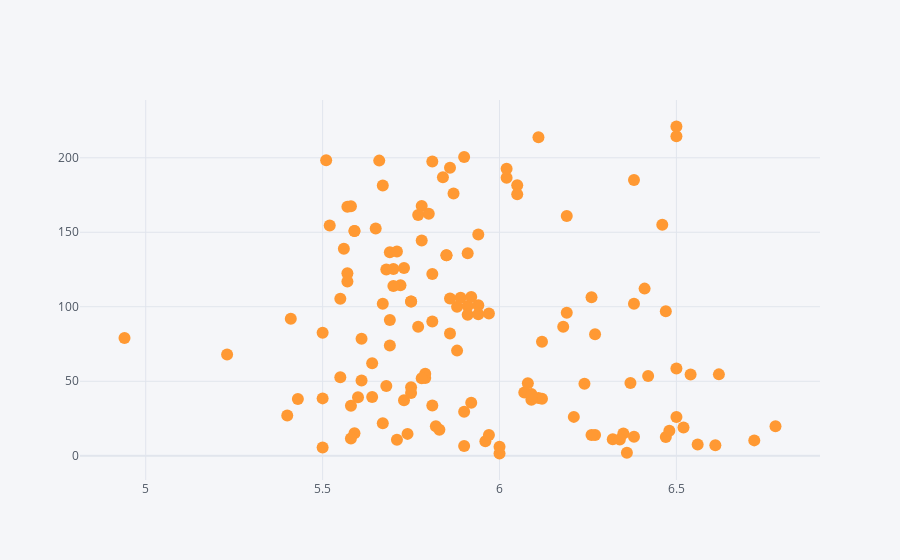

The cell this chart's notebook holds for it:
### Markdown cell above
In questo caso vediamo che Berisha, Falcone e Montipò si sono rivelate delle ottime soluzioni in porta

### Code cell
# Migliori difensori per ROI-Fantamedia
%matplotlib inline
roi_serie_a[roi_serie_a['R']== 'D'].iplot(kind='scatter', x='Mf', y='ROI', mode='markers', text='Nome')

### Figure 1 — Plotly figure (JSON) as saved in the notebook; plotly's stock layout.template omitted (floating-point values rounded to 4 significant figures; data arrays with more than 128 entries replaced by an {"elided": "..."} marker saying what was removed)
{"data": [{"line": {"color": "rgba(255, 153, 51, 1.0)", "dash": "solid", "shape": "linear", "width": 1.3}, "marker": {"size": 12, "symbol": "circle"}, "mode": "markers", "name": "ROI", "text": {"elided": "136 str values"}, "type": "scatter", "x": {"elided": "136 float values"}, "y": {"elided": "136 float values"}}], "layout": {"legend": {"bgcolor": "#F5F6F9", "font": {"color": "#4D5663"}}, "paper_bgcolor": "#F5F6F9", "plot_bgcolor": "#F5F6F9", "title": {"font": {"color": "#4D5663"}}, "xaxis": {"gridcolor": "#E1E5ED", "showgrid": true, "tickfont": {"color": "#4D5663"}, "title": {"font": {"color": "#4D5663"}, "text": ""}, "zerolinecolor": "#E1E5ED"}, "yaxis": {"gridcolor": "#E1E5ED", "showgrid": true, "tickfont": {"color": "#4D5663"}, "title": {"font": {"color": "#4D5663"}, "text": ""}, "zerolinecolor": "#E1E5ED"}}}
